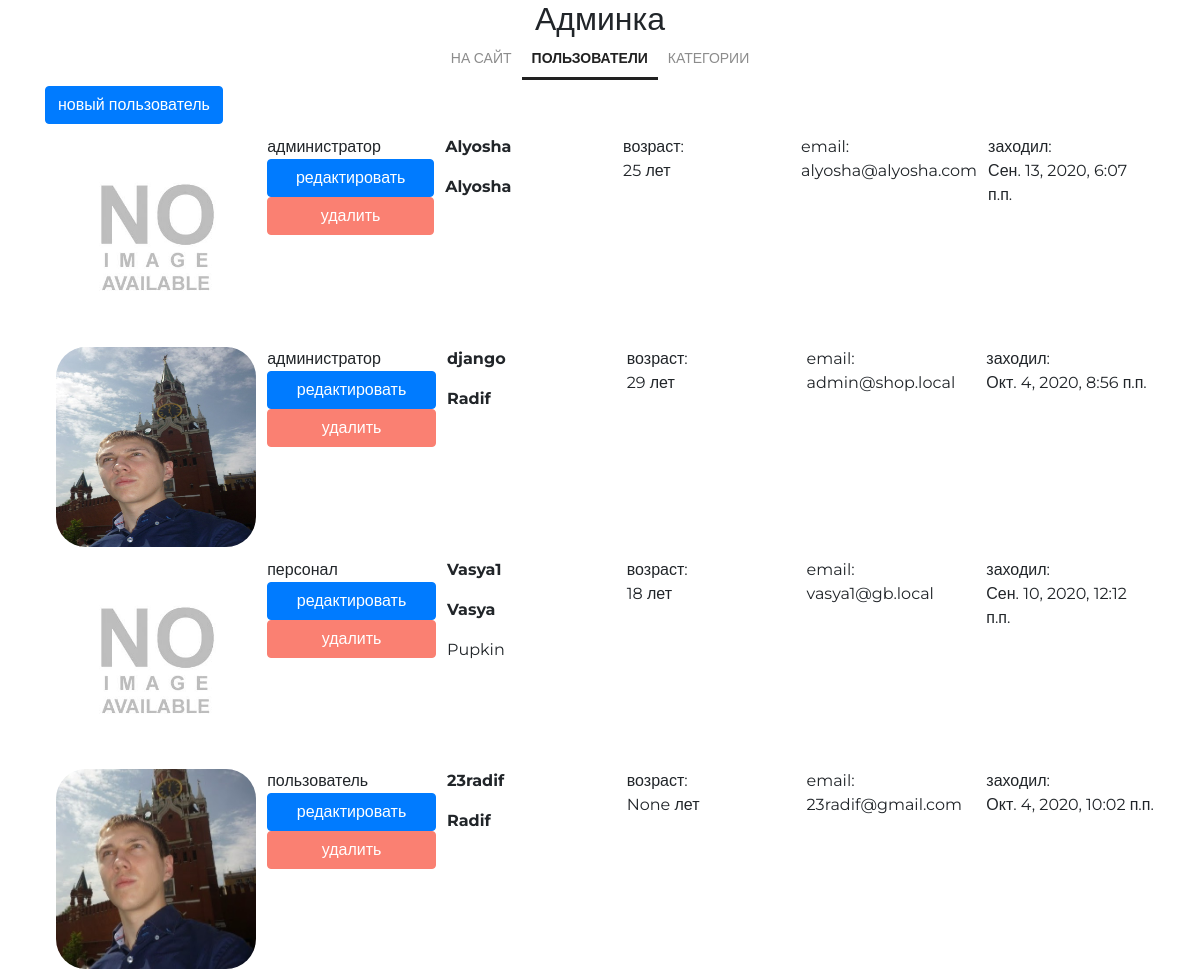
/my/admin/ (signed in, upper part), run on an earlier commit of the app's database.
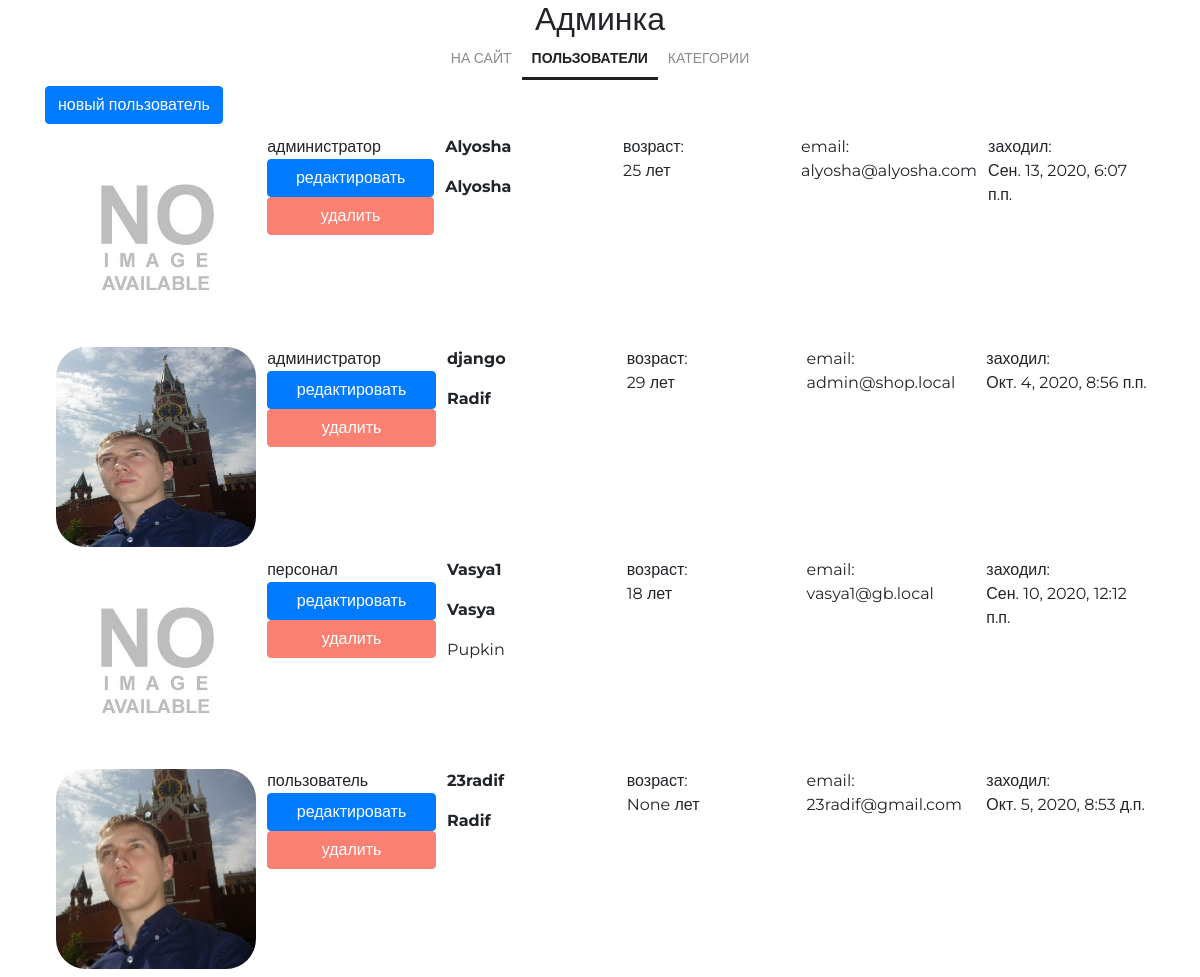
And on a later commit of the database.
### authapp/models.py (models this page shows, shortened)
class ShopUser(AbstractUser):
    email = models.EmailField(verbose_name='электронный адрес', unique=True)
    age = models.PositiveIntegerField(verbose_name='возраст', null=True)
    avatar = models.ImageField(upload_to='users_avatars', blank=True)
    activation_key = models.CharField(max_length=128, blank=True)
    activation_key_expires = models.DateTimeField(
        default=get_activation_key_expires
    )
    class Meta:
        verbose_name = 'Пользователь'
        verbose_name_plural = 'Пользователи'
        ordering = ['-is_active', '-is_superuser', '-is_staff', 'username']

### adminapp/views.py (the view)
# urls.py: path('', adminapp.UsersList.as_view(), name='index'),
class UsersList(OnlySuperUserMixin, PageTitleMixin, ListView):
    model = get_user_model()
    page_title = 'админка/пользователи'

### adminapp/views.py (called while the page is built)
    @method_decorator(user_passes_test(lambda x: x.is_superuser))
    def dispatch(self, request, *args, **kwargs):
        return super().dispatch(request, *args, **kwargs)

    def get_context_data(self, *, object_list=None, **kwargs):
        data = super().get_context_data(object_list=None, **kwargs)
        if hasattr(self, 'page_title'):
            data['page_title'] = self.page_title
        return data

### mainapp/context_processors.py (called while the page is built)
def get_categories(request):
    return {
        'categories': ProductCategory.objects.filter(is_active=True),
    }

### mainapp/templatetags/my_tags.py (called while the page is built)
@register.filter(name='media_folder_users')  # регистрация фильтра через декоратор
def media_folder_users(string):
    if not string:
        string = 'users_avatars/default.jpg'
    return f'{settings.MEDIA_URL}{string}'

### adminapp/templates/authapp/shopuser_list.html (shortened to what this page needs)
{% extends 'adminapp/base.html' %}
{% load static %}
{% load my_tags %}
{% block container %}
    <div class="users-list">
        <a href="{% url 'my_admin:user_create' %}" class="btn btn-primary new-user">
            новый пользователь
        </a>
        {% for shop_user in object_list %}
            <div class="user-record
                ">
                <div>
                    <img src="{{ shop_user.avatar|media_folder_users }}"
                     alt="{{ shop_user.username }}">
                </div>
                <div class="user-role">
                    {% if shop_user.is_superuser %}
                        администратор
                    {% elif shop_user.is_staff %}
                        персонал
                    {% else %}
                        пользователь
                    {% endif %}
                    <a href="{% url 'my_admin:user_update' pk=shop_user.pk %}"
                       class="btn btn-primary">
                        редактировать
                    </a>
                    {% if shop_user.is_active %}
                        <a href="{% url 'my_admin:user_delete' pk=shop_user.pk %}"
                           class="btn btn-primary">
                            удалить
                        </a>
                    {% endif %}
                </div>
                <div class="user-name">
                    <p><strong>{{ shop_user.username }}</strong></p>
                    <p>
                        {% if shop_user.first_name %}
                            <b>{{ shop_user.first_name|title }}</b>
                            {% if shop_user.last_name %}
                                <p>{{ shop_user.last_name|title }}</p>
                            {% endif %}
                        {% endif %}
                    </p>
                </div>
                <div class="user-age">
                    возраст:<br>
                    {{ shop_user.age }} лет
                </div>
                <div class="user-email">
                    email:<br>
                    {{ shop_user.email }}
                </div>
                <div class="user-lastlogin">
                    заходил:<br>
                    {{ shop_user.last_login }}
                </div>
            </div>
        {% endfor %}
    </div>
{% endblock %}

What changed in the data, as far as the page shows it:
changed ShopUser "23radif": last_login "Окт. 4, 2020, 10:02 п.п." → "Окт. 5, 2020, 8:53 д.п."
